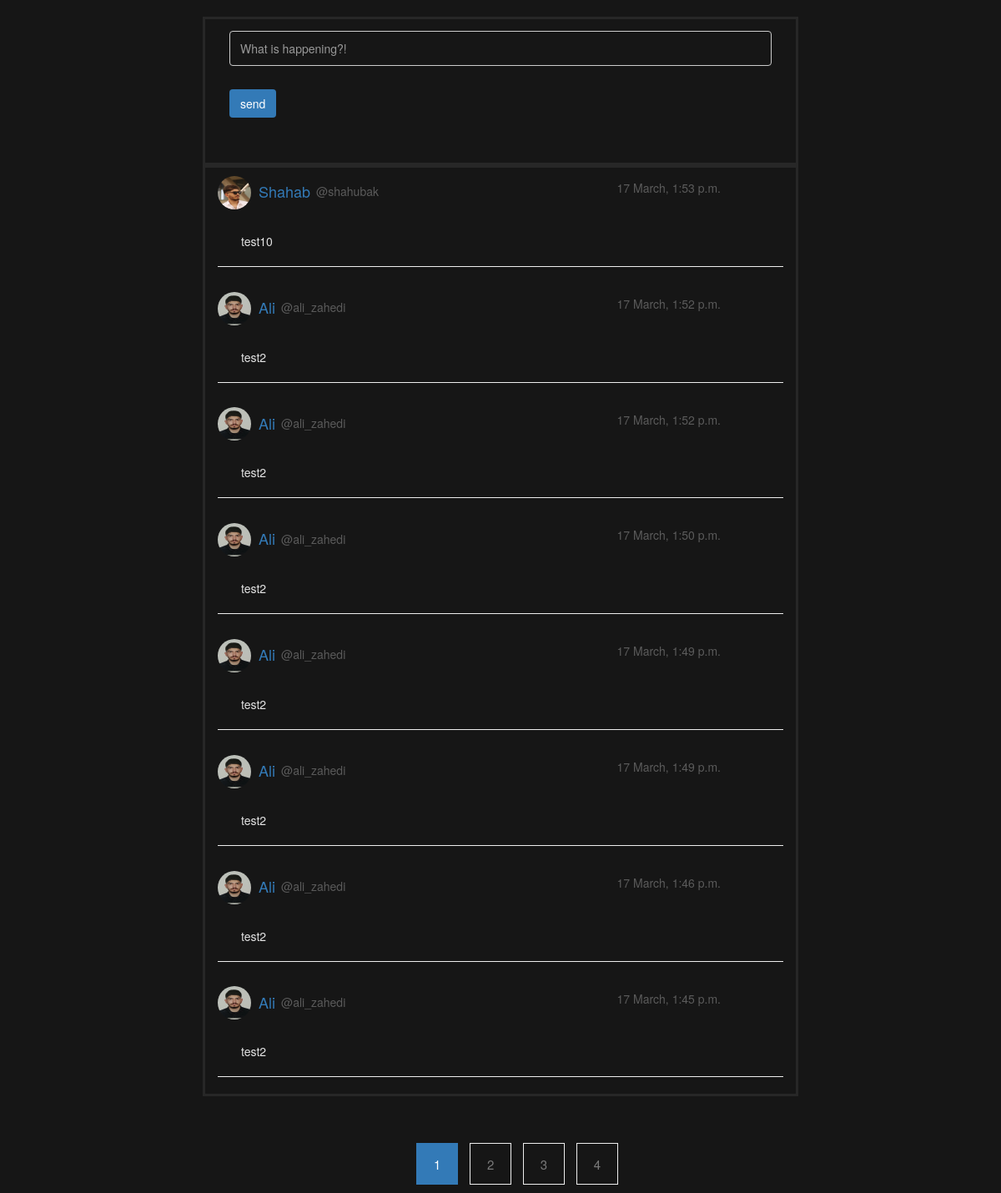
The app's page /tweeter (signed in) with its own data.
### home/models.py (models this page shows, shortened)
class Posts(models.Model):
    user = models.ForeignKey(User, on_delete=models.CASCADE, null=True)
    description = models.TextField(max_length=1000)
    created = models.DateTimeField(auto_now_add=True, null=True)

### accounts/models.py (models this page shows, shortened)
class Profile(models.Model):
    user = models.OneToOneField(User, on_delete=models.CASCADE)
    image = models.ImageField( upload_to='profiles/images', default='images/default.png', blank=True, null=True)

### home/views.py (the view)
# urls.py: path('tweeter', views.tweets , name='tweets')
def tweets(request):
    tweet = Posts.objects.all().order_by('-id')
    page_number = request.GET.get('page')
    paginator = Paginator(tweet, 8)
    object_list = paginator.get_page(page_number)
    if request.method == 'POST':
        username = request.session['username']
        author = User.objects.get(username=username)
        description = request.POST.get('description')
        Posts.objects.create(description=description, user_id=author.id)
    return render(request, 'home/tweeter.html', {'tweet': object_list})

### home/templates/home/tweeter.html (shortened to what this page needs)
{% load static %}
<!DOCTYPE html>
<html lang="en">
<head>
    <link rel="stylesheet" href="{% static "css/post.css" %}">
    <link rel="stylesheet" href="https://maxcdn.bootstrapcdn.com/bootstrap/3.4.1/css/bootstrap.min.css">
    <link href="/your-path-to-fontawesome/css/v5-font-face.css" rel="stylesheet"/>
    <link rel="stylesheet" href="https://maxcdn.bootstrapcdn.com/bootstrap/3.4.1/css/bootstrap.min.css">
</head>
<body class="bgnd" style="background: rgb(22, 22, 22) !important;padding: 20px;">
<div class="container">
    <form method="post">
        <div class="input_tw">
            <input class="form-control" id="input_tweet" name="description" type="text"
                   placeholder="What is happening?!">
        </div>
        <div style="padding: 1em">
            <button class="btn bg-primary" type="submit">send</button>
        </div>
    </form>
    <br><br>
</div>
<div class="container">
    {% for item in tweet %}
        {% if request.user.is_authenticated %}
            <div class="">
                <div style="display: flex">
                    {% if user.profile.image %}
                        <span style="margin-top: 0.7em"> <img src="{{ item.user.profile.image.url }}" width="40px"
                                                              height="40px" alt=""
                                                              style="border-radius:100%"></span>
                    {% else %}
                        <span><img src="{% static 'images/default.png' %}" width="40px"
                                   height="40px" alt="" style="border-radius:100%"></span>
                    {% endif %}
                    <h4 class="title_name"
                        style="color: #337ab7; padding-top: 0.5em;padding-left: 0.5em;">{{ item.user.first_name }}</h4>
                    <h5 class="title_name"
                        style="color: #5b5b5b; padding-top: 0.8em;padding-left: 0.5em;">@{{ item.user.username }}</h5>
                <div style="  position: absolute;right: 28%;">
                    <p class="description_tweet"
                   style="color: #5B5B5BFF;  padding-left: 2em;padding-top: 1em;"> {{ item.created|date:'j F' }}, {{ item.created|time }}  </p>
                </div>
                </div>
                <p class="description_tweet"
                   style="color: #e5e5e5;    padding-left: 2em;padding-top: 2em;">{{ item.description }} </p>
                <hr>
            </div>
        {% endif %}
    {% endfor %}
</div>
<div class="col-lg-12">
    {% if tweet.has_other_pages %}
        <ul class="page-numbers">
            {% for i in tweet.paginator.page_range %}
                {% if tweet.number == i %}
                    <li class="active"><a
                            href="?page={{ i }}{% if request.GET.q %}&q={{ request.GET.q }}{% endif %}">{{ i }}</a></li>
                {% else %}
                    <li><a href="?page={{ i }}{% if request.GET.q %}&q={{ request.GET.q }}{% endif %}">{{ i }}</a></li>
                {% endif %}
            {% endfor %}
        </ul>
    {% endif %}
</div>
</body>
</html>

### assets/css/post.css (style rules this page uses)
#input_tweet { background: rgb(22, 22, 22); height: 3em; }
.input_tw { padding: 1em; }
.container { border-style: solid; border-color: rgb(39 39 39); width: 51em !important; }
.description_tweet { color: #e5e5e5; }

### home/templates/home/tweeter.html (style rules this page uses)
ul.page-numbers { text-align: center; padding-top: 4em; }
ul.page-numbers li { display: inline-block; margin: 0px 5px; }
ul.page-numbers li a { width: 50px; height: 50px; display: inline-block; text-align: center; line-height: 50px; font-size: 15px; color: #7a7a7a; border: 1px solid #eee; font-weight: 500; transition: all 0.3s; }
ul.page-numbers li.active a { background-color: #337ab7; border-color: #337ab7; color: #fff; }
.col-lg-12 { position: relative; width: 100%; min-height: 1px; padding-right: 15px; padding-left: 15px }
.col-lg-12 { -ms-flex: 0 0 100%; flex: 0 0 100%; max-width: 100% }

### records on screen
Posts: user.profile.image (picture), user.first_name "Shahab", user.username "shahubak", created "17 March", created "1:53 p.m.", description "test10"
Posts: user.profile.image (picture), user.first_name "Ali", user.username "ali_zahedi", created "17 March", created "1:52 p.m.", description "test2"
Posts: user.profile.image (picture), user.first_name "Ali", user.username "ali_zahedi", created "17 March", created "1:52 p.m.", description "test2"
Posts: user.profile.image (picture), user.first_name "Ali", user.username "ali_zahedi", created "17 March", created "1:50 p.m.", description "test2"
Posts: user.profile.image (picture), user.first_name "Ali", user.username "ali_zahedi", created "17 March", created "1:49 p.m.", description "test2"
Posts: user.profile.image (picture), user.first_name "Ali", user.username "ali_zahedi", created "17 March", created "1:49 p.m.", description "test2"
Posts: user.profile.image (picture), user.first_name "Ali", user.username "ali_zahedi", created "17 March", created "1:46 p.m.", description "test2"
Posts: user.profile.image (picture), user.first_name "Ali", user.username "ali_zahedi", created "17 March", created "1:45 p.m.", description "test2"

### other values on screen
{{ i }} "1"
{{ i }} "2" "3" "4"
